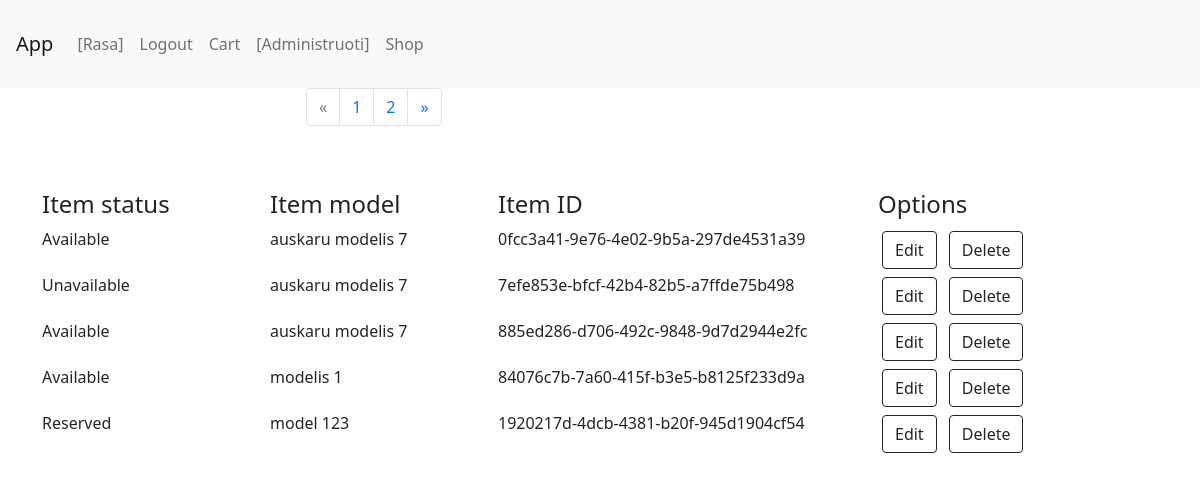
Page /app/administrator/view_items (signed in) on the committed database.
### shop/models.py (models this page shows, shortened)
class Item(models.Model):
    id = models.UUIDField(primary_key=True, default=uuid.uuid4)
    item_model_id = models.ForeignKey('ItemModel', on_delete=models.CASCADE, null=True, blank=True)
    ITEM_STATUS = (
        ('u', 'Unavailable'),
        ('a', 'Available'),
        ('r', 'Reserved'),
        ('s', 'Sold'),
    )
    status = models.CharField(
        "Status",
        max_length=1,
        choices=ITEM_STATUS,
        blank=True,
        default='u',
        help_text="Item status"
    )

class ItemModel(models.Model):
    item_model_name = models.CharField("Item model name", max_length=30, help_text="shop item category name")
    category_id = models.ManyToManyField("ItemCategory", help_text="Item category")
    price = models.FloatField("Item price", default="0.00")
    photo = models.ImageField(default="item_pics/default.jpg", upload_to="item_pics", null=True)

### shop/views.py (the view)
# urls.py: path("administrator/view_items", views.ItemView.as_view(), name='view_items_list_n'),
class ItemView(LoginRequiredMixin, UserPassesTestMixin, generic.ListView):
    model = Item
    context_object_name = 'item_list'
    template_name = 'view_items_list.html'
    paginate_by = 5
    def get_queryset(self):
        query = Item.objects.order_by('item_model_id')
        return query
    def test_func(self):
        user_groups_list = [group.name for group in self.request.user.groups.all()]
        if admin_group_name in user_groups_list:
            return True
        else:
            return False

### shop/templates/view_items_list.html
{% extends "base.html" %}
{% block content %}
{% for group in user.groups.all %}
{% if group.name == 'shop_admin' %}
<div class="row">
    <div class="col-md-6 m-auto">
        <nav>
            {% if is_paginated %}
            <ul class="pagination">
                {% if page_obj.has_previous %}
                <li class="page-item">
                    <a class="page-link" href="?page={{page_obj.previous_page_number}}"
                    >&laquo;</a>
                </li>
                {% else %}
                <li class="page-item disabled">
                    <a class="page-link" href="#">&laquo;</a>
                </li>
                {% endif %} {% for i in paginator.page_range %} {% if page_obj.number == i %}
                <li class="page-item"><a class="page-link active">{{ i }}</a></li>
                {% else %}
                <li class="page-item">
                    <a class="page-link" href="?page={{ i }}">{{ i }}</a>
                </li>
                {% endif %} {% endfor %} {% if page_obj.has_next %}
                <li class="page-item">
                    <a href="?page={{page_obj.next_page_number}}" class="page-link"
                    >&raquo;</a
                    >
                </li>
                {% else %}
                <li class="page-item disabled">
                    <a class="page-link">&raquo;</a>
                </li>
                {% endif %}
            </ul>
            {% endif %}
        </nav>
    </div>
</div>
<div class="container mt-5">
    <div class="row row-cols-5">
        <div class="col">
            <h4>Item status</h4>
        </div>
        <div class="col">
            <h4>Item model</h4>
        </div>
        <div class="col col-4">
            <h4>Item ID</h4>
        </div>
        <div class="col">
            <h4>Options</h4>
        </div>
        {% for item_obj in item_list %}
        <div class="col">
            {{ item_obj.get_status_display }}
        </div>
        <div class="col">
            {{ item_obj.item_model_id.item_model_name }}
        </div>
        <div class="col col-4"">
            {{ item_obj.id }}
        </div>
        <div class="col">
            <a class="btn btn-outline-dark m-1" href="{% url 'update_item_n' item_obj.id %}"
               role="button">Edit</a>
            <a class="btn btn-outline-dark m-1" href="{% url 'delete_item_n' item_obj.id %}"
               role="button">Delete</a>
        </div>
        {% endfor %}
    </div>
</div>
{% endif %}
{% endfor %}
{% endblock %}

### shop/templates/base.html (shortened to what this page needs)
<!doctype html>
<html lang="en">
<head>
    <link href="https://cdn.jsdelivr.net/npm/bootstrap@5.0.2/dist/css/bootstrap.min.css" rel="stylesheet"
>
    {% load static %}
</head>
<body>
{% include "navbar_1.html" %}
{% block content %}{% endblock %}
</body>
</html>

### shop/templates/navbar_1.html (shortened to what this page needs)
<nav class="navbar navbar-expand-lg navbar-light bg-light">
    <div class="container-fluid p-3">
        <a class="navbar-brand" href="{% url 'index_n' %}">App</a>
        <div class="collapse navbar-collapse" id="navbarSupportedContent">
            <ul class="navbar-nav me-auto mb-2 mb-lg-0">
                {% if user.is_authenticated %}
                <li class="nav-item">
                    <a class="nav-link" href="{% url 'user_profile_n' %}">[{{ user.get_username }}]</a>
                </li>
                <li class="nav-item">
                    <a class="nav-link" href="{% url 'logout' %}?next=/">Logout</a>
                </li>
                <li class="nav-item">
                    <a class="nav-link" href="{% url 'user_cart_n' %}">Cart</a>
                </li>
                {% for group in user.groups.all %}
                {% if group.name == 'shop_admin' %}
                <li class="nav-item">
                    <a class="nav-link" href="{% url 'administrator_n' %}">[Administruoti]</a>
                </li>
                {% endif %}
                {% endfor %}
                {% endif %}
                <li class="nav-item">
                    <a class="nav-link" href="{% url 'view_items_models_list_n' %}">Shop</a>
                </li>
            </ul>
        </div>
    </div>
</nav>

### rows in the picture
Item: status "Available", item_model_id.item_model_name "auskaru modelis 7", id "0fcc3a41-9e76-4e02-9b5a-297de4531a39"
Item: status "Unavailable", item_model_id.item_model_name "auskaru modelis 7", id "7efe853e-bfcf-42b4-82b5-a7ffde75b498"
Item: status "Available", item_model_id.item_model_name "auskaru modelis 7", id "885ed286-d706-492c-9848-9d7d2944e2fc"
Item: status "Available", item_model_id.item_model_name "modelis 1", id "84076c7b-7a60-415f-b3e5-b8125f233d9a"
Item: status "Reserved", item_model_id.item_model_name "model 123", id "1920217d-4dcb-4381-b20f-945d1904cf54"

### other values in the picture
{{ user.get_username }} "Rasa"
{{ i }} "1"
{{ i }} "2"
